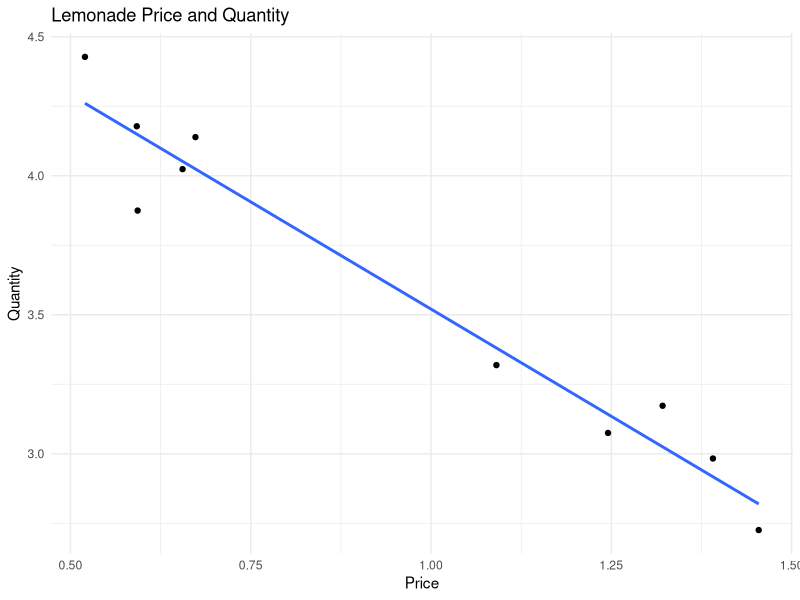
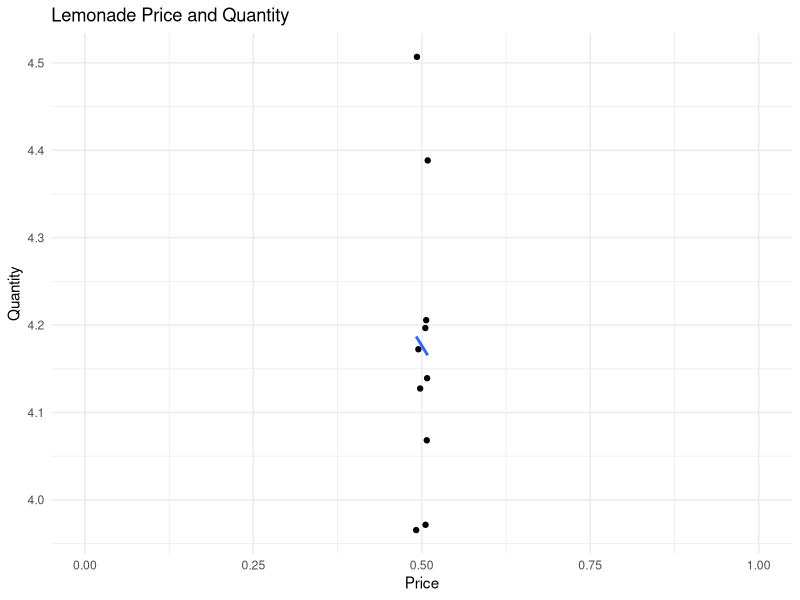
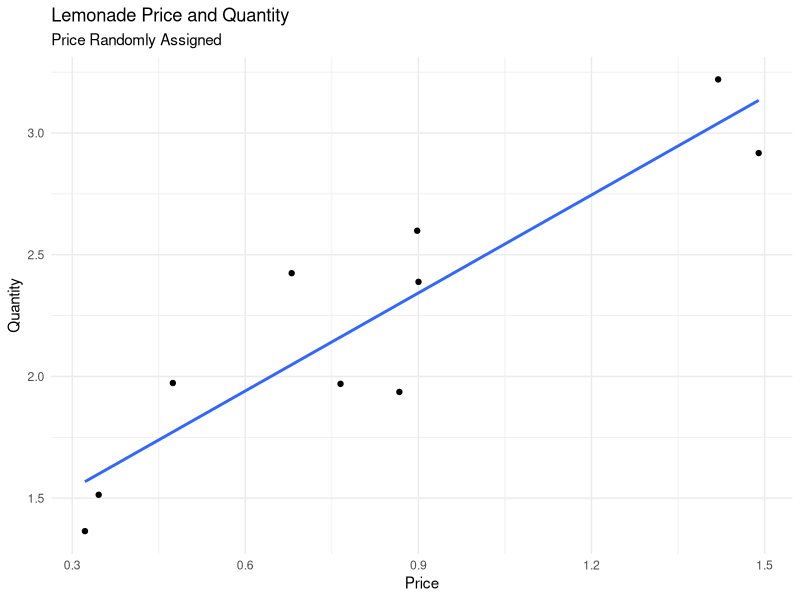

These charts were generated, in order, by the following R code:
## ---- chunk 1
library(tidyverse)
library(ggplot2)
library(data.table)

options(htmltools.dir.version = FALSE)


theme_set(theme_minimal())
## ---- chunk 2
lemons <- data.table(id = 1:10)

lemons[ , price := runif(10, 0.25, 1.5)] %>% 
  .[ , quantity := 5 - 1.5 * price + rnorm(.N, sd = .15)]

lemons %>% 
  ggplot() + 
  aes(x = price, y = quantity) + 
  geom_point() + 
  geom_smooth(method = 'lm', se = FALSE) + 
  labs(
    title = 'Lemonade Price and Quantity', 
    x = 'Price', y = 'Quantity'
  )
## ---- chunk 3
sour_lemons <- data.table(id = 1:10)

sour_lemons[ , price := runif(10, 0.49, 0.51)] %>% 
  .[ , quantity := 5 - 1.5 * price + rnorm(.N, sd = .15)]

sour_lemons %>% 
  ggplot() + 
  aes(x = price, y = quantity) + 
  geom_point() + 
  geom_smooth(method = 'lm', se = FALSE) + 
  coord_cartesian(xlim = c(0,1)) + 
  labs(
    title = 'Lemonade Price and Quantity', 
    x = 'Price', y = 'Quantity'
  )
## ---- chunk 4
lemons <- data.table(id = 1:10)

lemons[ , price := runif(10, 0.25, 1.5)] %>% 
  .[ , quantity := 1 + 1.5 * price + rnorm(.N, sd = .15)]

lemons %>% 
  ggplot() + 
  aes(x = price, y = quantity) + 
  geom_point() + 
  geom_smooth(method = 'lm', se = FALSE) + 
  labs(
    title    = 'Lemonade Price and Quantity', 
    subtitle = 'Price Randomly Assigned', 
    x = 'Price', y = 'Quantity'
  )
